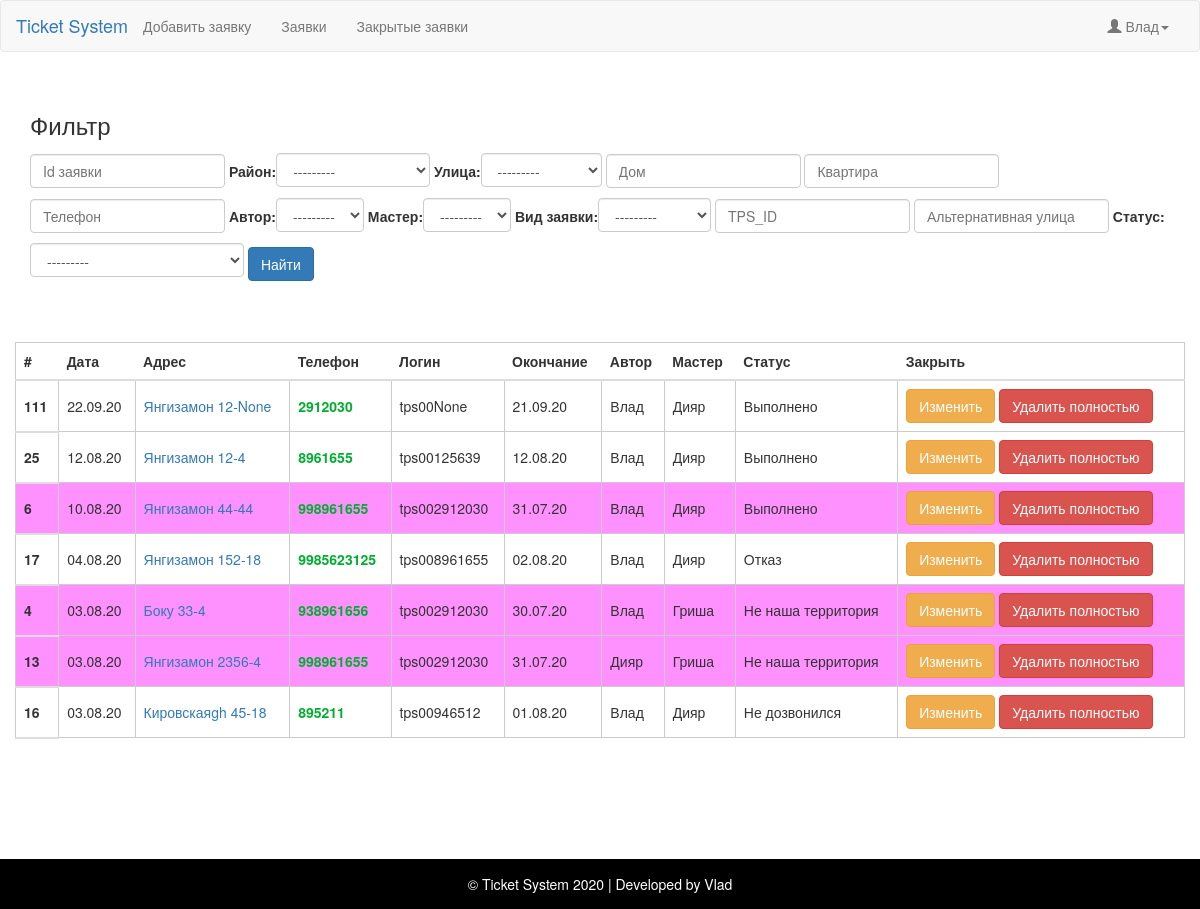
/ticket_close/ (signed in), run on the app's committed database.
### tk/models.py (models this page shows, shortened)
class Region(models.Model):
    name = models.CharField(max_length = 200, null=True, verbose_name="")
    def __str__(self):
        return self.name
    class Meta:
        verbose_name = 'Регион'
        verbose_name_plural = 'Регионы'

class Street(models.Model):
    name = models.CharField(max_length = 200, null=True, verbose_name="")
    region = models.ForeignKey(Region, null=True, on_delete=models.SET_NULL, verbose_name="", default=True)
    def __str__(self):
        return self.name
    class Meta:
        verbose_name = 'Улицу'
        verbose_name_plural = 'Улицы'

class Ticket(models.Model):
    date = models.DateTimeField(auto_now_add=True, null=True, verbose_name="")
    viewticket = models.ForeignKey(ViewTicket, null=True, on_delete=models.CASCADE, verbose_name="Вид заявки", default=True)
    master = models.ForeignKey(Master, null=True, on_delete=models.SET_NULL, verbose_name="Мастер", default=True)
    regions = models.ForeignKey(Region, null=True, on_delete=models.SET_NULL, verbose_name="Район")
    streets = models.ForeignKey(Street, blank=True, null=True, on_delete=models.SET_NULL, verbose_name="Улица")
    status = models.ForeignKey(Status, null=True, on_delete=models.SET_NULL, verbose_name="Статус", default=2)
    street_only = models.CharField(blank=True, max_length=100, null=True, verbose_name="")
    home = models.CharField(max_length = 5, null=True, verbose_name="")
    flat = models.CharField(blank=True, max_length = 5, null=True, verbose_name="")
    phone = models.CharField(max_length = 50, null=True, verbose_name="")
    companylogin = models.ForeignKey(Companylogin, null=True, on_delete=models.SET_NULL, verbose_name="", default=True)
    logins = models.CharField(blank=True,max_length = 15, null=True, verbose_name="")
    tps_id = models.CharField(blank=True, max_length=100, null=True, verbose_name="")
    priority = models.ForeignKey(Priority, null=True, on_delete=models.SET_NULL, verbose_name="", default=2)
    coment = models.TextField(blank=True,  null=True, verbose_name="Комментарий", default=" ")
    comment_master = models.TextField(verbose_name="Комментарий", default=" ")
    update = models.DateTimeField(auto_now=True)
    author = models.ForeignKey('auth.User', null=True, on_delete=models.SET_NULL, verbose_name="Автор", default=True)
    class Meta:
        verbose_name = 'Заявку'
        verbose_name_plural = 'Заявки'
        ordering = ['-update', ]

class Companylogin(models.Model):
    login = models.CharField(max_length = 200, null=True)
    def __str__(self):
        return self.login
    class Meta:
        verbose_name = 'Логин компании'
        verbose_name_plural = 'Логины компаний'

class Master(models.Model):
    name = models.CharField(max_length = 200, null=True)
    master = models.ForeignKey(User, on_delete=models.CASCADE)
    def __str__(self):
        return self.name
    class Meta:
        verbose_name = 'Мастера'
        verbose_name_plural = 'Мастера'

class Status(models.Model):
    name = models.CharField(max_length = 200, null=True)
    def __str__(self):
        return self.name
    class Meta:
        verbose_name = 'Статус'
        verbose_name_plural = 'Статусы'

### tk/views.py (the view, shortened to what this page needs)
# urls.py: path('ticket_close/', tk_list_close, name='tk_list_close'),
@login_required(login_url='login')
def tk_list_close(request):
    if request.user.is_superuser or request.user.is_staff:
        tk = Ticket.objects.all()
        tkFilter = TicketCloseFilter(request.GET, queryset=tk)
        counts = tk.filter().count()
        count_tps = Ticket.objects.filter(tps_id__isnull=False).count
        context = {
            'tk': tk,
            'counts': counts,
            'count_tps': count_tps,
            'tkFilter':tkFilter,
        }
        return render(request, 'tk/tklistm.html', context)

### tk/models.py (called while the page is built)
    def __str__(self):
        return self.name

### tk/templates/tk/tklistm.html (shortened to what this page needs)
{% extends 'tk/base.html'%}
{% load bootstrap %}
{% block content %}
<div class="form-filter">
             <h3>Фильтр</h3>
<form method="get" id="testForm" data-streets-url="{% url 'ajax_load_cities' %}" novalidate>
{{tkFilter.form}}
        <button type="submit" class="btn btn-primary">Найти</button>
</form>
</div>
<div class="container-fluid">
<table class="table">
                    <thead>
                        <tr>
                            <th>#</th>
                            <th>Дата</th>
                            <th>Адрес</th>
                            <th>Телефон</th>
                            <th>Логин</th>
                            <th>Окончание</th>
                            <th>Автор</th>
                            <th>Мастер</th>
                            <th>Статус</th>
                            <th>Закрыть</th>
                        </tr>
                    </thead>
    {% for ticket in tkFilter.qs %}
                    {% if ticket.priority.id == 3 %}
    <thead  class="red" >
    {%  elif ticket.priority.id == 2 %}
    <thead  class="white">
{% else %}
<thead  class="blue">
{% endif%}
{% if ticket.status.id == 2 %}
{% else %}
                        <tr >
                            <th scope="row">{{ticket.id}}</th>
                            <td>{{ticket.update|date:"d.m.y"}}</td>
                            <td><a href="{% url 'about' ticket.id %}">{% if ticket.street_only == None %}{{ticket.streets}}{% else %}{{ticket.street_only}}{% endif %} {{ticket.home}}-{{ticket.flat}}</a></td>
                            <td><a  href="tel:{{ticket.phone}}" class="tel">{{ticket.phone}}</a></td>
                            <td>{{ticket.companylogin}}{{ticket.logins}}</td>
                            <td>{{ticket.date|date:"d.m.y"}}</td>
                            <td>{{ticket.author.first_name}}</td>
                            <td>{{ticket.master}}</td>
                            <td>{{ticket.status}}</td>
                            <td>
                                {% if request.user.is_superuser %}
                                <a href="{% url 'update_tk' ticket.id %}" class="btn btn-warning" type="button">Изменить</a>
                            <button class="btn btn-danger" data-toggle="modal" data-target="#exampleModalOrder{{ ticket.id}}">Удалить полностью</button>
                           {% else  %}
                                <a href="{% url 'update_tk' ticket.id %}" class="btn btn-warning" type="button">Изменить</a>
    {% endif %}
                            </td>
                        </tr>
{% endif%}
                    </thead>
    {% endfor%}
                </table>
</div>
{% endblock %}

### tk/templates/tk/base.html (shortened to what this page needs)
{% load static %}
<!DOCTYPE html>
<html lang="en">
<head>
    <link href="{% static 'css/bootstrap.min.css' %}" rel="stylesheet">
    <link href="{% static 'css/style.css' %}" rel="stylesheet">
</head>
<body>
{% block menu %}
<nav class="navbar navbar-default">
        <div class="container-fluid">
            <div class="navbar-header">
                <h4 class="header_logo"><a href="/">Ticket System</a></h4>
            </div>
            <div class="collapse navbar-collapse" id="bs-example-navbar-collapse-1">
                <ul class="nav navbar-nav">
                   <li><a href="{% url 'add_tk' %}">Добавить заявку</a></li>
                    <li><a href="{% url 'tk_list' %}">Заявки</a></li>
                    <li><a href="{% url 'tk_list_close' %}">Закрытые заявки</a></li>
                </ul>
                <ul class="nav navbar-nav navbar-right">
                    <li class="dropdown">
                        <a href="#" class="dropdown-toggle" data-toggle="dropdown" role="button" aria-haspopup="true" aria-expanded="false"> <span class="glyphicon glyphicon-user" aria-hidden="true"></span> {{ request.user.first_name }}<span class="caret"></span></a>
                    </li>
                </ul>
            </div>
        </div>
    </nav>
{% endblock %}
{% block content %}{% endblock %}
{% block footer %}
<div class="footer">
    <p>© Ticket System {% now "Y" %} | Developed by Vlad</p>
</div>
{% endblock %}
</body>
</html>

### static/css/style.css (style rules this page uses)
body { margin: 0; padding: 0; }
.table { flex: 1 0 auto; }
.form-filter { margin: 60px 30px; }
a.btn.btn-warning { background-color: #f0ad4e; }
a.tel { color: #00AF2F; font-weight:bold; }
.white { background: white; }
.blue, .blue a { background: #FF91FF; }
.footer { width: 100%; height: 50px; background: #000; text-align: center; margin: 0; margin-top: 100px; }
.footer p { color: #fff; padding-top: 15px; }
.form-filter #id_street_only, .form-filter #id_master, .form-filter #id_id, .form-filter #id_regions, .form-filter #id_streets, .form-filter #id_home, .form-filter #id_flat, .form-filter #id_phone, .form-filter #id_author, .form-filter #id_viewticket, .form-filter #id_tps_id, .form-filter #id_status, .form-filter #id_password1, .form-filter #id_password2 { margin: 5px 0; max-width: 100%; height: 34px; padding: 6px 12px; font-size: 14px; line-height: 1.42857143; color: #555; background-color: #fff; background-image: none; border: 1px solid #ccc; border-radius: 4px; -webkit-box-shadow: inset 0 1px 1px rgba(0,0,0,.075); box-shadow: inset 0 1px 1px rgba(0,0,0,.075); -webkit-transition: border-color ease-in-out .15s,-webkit-box-shadow ease-in-out .15s; -o-transition: border-color ease-in-out .15s,box-shadow ease-in-out .15s; transition: border-color ease-in-out .15s,box-shadow ease-in-out .15s; }
.header_logo { margin-top: 15px; }
.table button { margin-right: 5px; }
.table>tbody>tr>td, .table>tbody>tr>th, .table>tfoot>tr>td, .table>tfoot>tr>th, .table>thead>tr>td, .table>thead>tr>th { vertical-align: middle; }
.table, .table td { border: 1px solid #ccc; }

### data on the page
Ticket: id "111", update "22.09.20", streets "Янгизамон", home "12", flat "None", phone "2912030", companylogin "tps00", logins "None", date "21.09.20", author.first_name "Влад", master "Дияр", status "Выполнено"
Ticket: id "25", update "12.08.20", streets "Янгизамон", home "12", flat "4", phone "8961655", companylogin "tps00", logins "125639", date "12.08.20", author.first_name "Влад", master "Дияр", status "Выполнено"
Ticket: id "6", update "10.08.20", streets "Янгизамон", home "44", flat "44", phone "998961655", companylogin "tps00", logins "2912030", date "31.07.20", author.first_name "Влад", master "Дияр", status "Выполнено"
Ticket: id "17", update "04.08.20", streets "Янгизамон", home "152", flat "18", phone "9985623125", companylogin "tps00", logins "8961655", date "02.08.20", author.first_name "Влад", master "Дияр", status "Отказ"
Ticket: id "4", update "03.08.20", streets "Боку", home "33", flat "4", phone "938961656", companylogin "tps00", logins "2912030", date "30.07.20", author.first_name "Влад", master "Гриша", status "Не наша территория"
Ticket: id "13", update "03.08.20", streets "Янгизамон", home "2356", flat "4", phone "998961655", companylogin "tps00", logins "2912030", date "31.07.20", author.first_name "Дияр", master "Гриша", status "Не наша территория"
Ticket: id "16", update "03.08.20", street_only "Кировскаяgh", home "45", flat "18", phone "895211", companylogin "tps00", logins "946512", date "01.08.20", author.first_name "Влад", master "Дияр", status "Не дозвонился"

### other printed values
{{ request.user.first_name }} "Влад"
